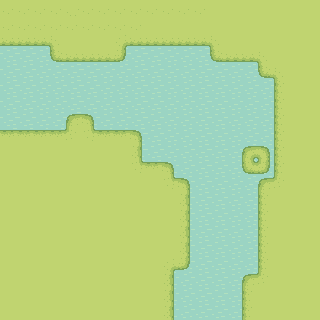

Tiled map render using the project's own tile images. Description and the whole map definition, tile-layer contents included, below:
An orthogonal 20x20 tile map with 16x16 px tiles, 4 tile layers (Water, Grass, Hills, Tower), 3 tilesets.

<map version="1.10" tiledversion="1.10.2" orientation="orthogonal" renderorder="right-down" width="20" height="20" tilewidth="16" tileheight="16" infinite="0" nextlayerid="6" nextobjectid="1">
 <tileset firstgid="1" source="Tilesheet/Grass.tsx" />
 <tileset firstgid="78" source="Tilesheet/Water.tsx" />
 <tileset firstgid="82" source="Tilesheet/Hills.tsx" />
 <layer id="1" name="Water" width="20" height="20">
  <data encoding="csv">
78,79,80,81,78,79,80,81,78,79,80,81,78,79,80,81,81,78,79,80,
78,79,80,81,78,79,80,81,78,79,80,81,78,79,80,81,81,78,79,80,
78,79,80,81,78,79,80,81,78,79,80,81,78,79,80,81,81,78,79,80,
78,79,80,81,78,79,80,81,78,79,80,81,78,79,80,81,81,78,79,80,
78,79,80,81,78,79,80,81,78,79,80,81,78,79,80,81,81,78,79,80,
78,79,80,81,78,79,80,81,78,79,80,81,78,79,80,81,81,78,79,80,
78,79,80,81,78,79,80,81,78,79,80,81,78,79,80,81,81,78,79,80,
78,79,80,81,78,79,80,81,78,79,80,81,78,79,80,81,81,78,79,80,
78,79,80,81,78,79,80,81,78,79,80,81,78,79,80,81,81,78,79,80,
78,79,80,81,78,79,80,81,78,79,80,81,78,79,80,81,81,78,79,80,
78,79,80,81,78,79,80,81,78,79,80,81,78,79,80,81,81,78,79,80,
78,79,80,81,78,79,80,81,78,79,80,81,78,79,80,81,81,78,79,80,
78,79,80,81,78,79,80,81,78,79,80,81,78,79,80,81,81,78,79,80,
78,79,80,81,78,79,80,81,78,79,80,81,78,79,80,81,81,78,79,80,
78,79,80,81,78,79,80,81,78,79,80,81,78,79,80,81,81,78,79,80,
78,79,80,81,78,79,80,81,78,79,80,81,78,79,80,81,81,78,79,80,
78,79,80,81,78,79,80,81,78,79,80,81,78,79,80,81,81,78,79,80,
78,79,80,81,78,79,80,81,78,79,80,81,78,79,80,81,81,78,79,80,
78,79,80,81,78,79,80,81,78,79,80,81,78,79,80,81,81,78,79,80,
78,79,80,81,78,79,80,81,78,79,80,81,78,79,80,81,81,78,79,80
</data>
 </layer>
 <layer id="3" name="Grass" width="20" height="20">
  <data encoding="csv">
94,94,94,94,94,94,94,94,94,94,94,94,94,13,13,13,13,13,13,13,
94,94,94,94,94,94,94,94,94,13,13,13,13,13,13,13,13,13,13,13,
24,24,24,18,13,13,13,17,24,24,24,24,24,18,13,13,13,13,13,13,
0,0,0,23,24,24,24,25,0,0,0,0,0,23,24,24,18,13,13,13,
0,0,0,0,0,0,0,0,0,0,0,0,0,0,0,0,23,18,13,13,
0,0,0,0,0,0,0,0,0,0,0,0,0,0,0,0,0,12,13,13,
0,0,0,0,0,0,0,0,0,0,0,0,0,0,0,0,0,12,13,13,
0,0,0,0,1,3,0,0,0,0,0,0,0,0,0,0,0,12,13,13,
2,2,2,2,29,28,2,2,3,0,0,0,0,0,0,0,0,12,13,13,
13,13,13,13,13,13,13,13,14,0,0,0,0,0,0,0,0,12,13,13,
13,13,13,13,13,13,13,13,28,2,3,0,0,0,0,0,0,12,13,13,
13,13,13,13,13,13,13,13,13,13,28,3,0,0,0,0,1,29,13,13,
13,13,13,13,13,13,13,13,13,13,13,14,0,0,0,0,12,13,13,13,
13,13,13,13,13,13,13,13,13,13,13,14,0,0,0,0,12,13,13,13,
13,13,13,13,13,13,13,13,13,13,13,14,0,0,0,0,12,13,13,13,
13,13,13,13,13,13,13,13,13,13,13,14,0,0,0,0,12,13,13,13,
13,13,13,13,13,13,13,13,13,13,17,25,0,0,0,0,12,13,13,13,
13,13,13,13,13,13,13,13,13,13,14,0,0,0,0,1,29,13,13,13,
13,13,13,13,13,13,13,13,13,13,14,0,0,0,0,12,13,13,13,13,
13,13,13,13,13,13,13,13,13,13,14,0,0,0,0,12,13,13,13,13
</data>
 </layer>
 <layer id="5" name="Hills" width="20" height="20">
  <data encoding="csv">
0,0,94,94,136,0,0,0,0,0,0,0,0,0,0,0,0,0,0,0,
0,0,0,0,0,0,0,0,0,0,0,0,0,0,0,0,0,0,0,0,
0,0,0,0,0,0,0,0,0,0,0,0,0,0,0,0,0,0,0,0,
0,0,0,0,0,0,0,0,0,0,0,0,0,0,0,0,0,0,0,0,
0,0,0,0,0,0,0,0,0,0,0,0,0,0,0,0,0,0,0,0,
0,0,0,0,0,0,0,0,0,0,0,0,0,0,0,0,0,0,0,0,
0,0,0,0,0,0,0,0,0,0,0,0,0,0,0,0,0,0,0,0,
0,0,0,0,0,0,0,0,0,0,0,0,0,0,0,0,0,0,0,0,
0,0,0,0,0,0,0,0,0,0,0,0,0,0,0,0,0,0,0,0,
0,0,0,0,0,0,0,0,0,0,0,0,0,0,0,0,0,0,0,0,
0,0,0,0,0,0,0,0,0,0,0,0,0,0,0,0,0,0,0,0,
0,0,0,0,0,0,0,0,0,0,0,0,0,0,0,0,0,0,0,0,
0,0,0,0,0,0,0,0,0,0,0,0,0,0,0,0,0,0,0,0,
0,0,0,0,0,0,0,0,0,0,0,0,0,0,0,0,0,0,0,0,
0,0,0,0,0,0,0,0,0,0,0,0,0,0,0,0,0,0,0,0,
0,0,0,0,0,0,0,0,0,0,0,0,0,0,0,0,0,0,0,0,
0,0,0,0,0,0,0,0,0,0,0,0,0,0,0,0,0,0,0,0,
0,0,0,0,0,0,0,0,0,0,0,0,0,0,0,0,0,0,0,0,
0,0,0,0,0,0,0,0,0,0,0,0,0,0,0,0,0,0,0,0,
0,0,0,0,0,0,0,0,0,0,0,0,0,0,0,0,0,0,0,0
</data>
 </layer>
 <layer id="4" name="Tower" width="20" height="20">
  <data encoding="csv">
0,0,0,0,0,0,0,0,0,0,0,0,0,0,0,0,0,0,0,0,
0,0,0,0,0,0,0,0,0,0,0,0,0,0,0,0,0,0,0,0,
0,0,0,0,0,0,0,0,0,0,0,0,0,0,0,0,0,0,0,0,
0,0,0,0,0,0,0,0,0,0,0,0,0,0,0,0,0,0,0,0,
0,0,0,0,0,0,0,0,0,0,0,0,0,0,0,0,0,0,0,0,
0,0,0,0,0,0,0,0,0,0,0,0,0,0,0,0,0,0,0,0,
0,0,0,0,0,0,0,0,0,0,0,0,0,0,0,0,0,0,0,0,
0,0,0,0,0,0,0,0,0,0,0,0,0,0,0,0,0,0,0,0,
0,0,0,0,0,0,0,0,0,0,0,0,0,0,0,0,0,0,0,0,
0,0,0,0,0,0,0,0,0,0,0,0,0,0,0,5,8,0,0,0,
0,0,0,0,0,0,0,0,0,0,0,0,0,0,0,38,41,0,0,0,
0,0,0,0,0,0,0,0,0,0,0,0,0,0,0,0,0,0,0,0,
0,0,0,0,0,0,0,0,0,0,0,0,0,0,0,0,0,0,0,0,
0,0,0,0,0,0,0,0,0,0,0,0,0,0,0,0,0,0,0,0,
0,0,0,0,0,0,0,0,0,0,0,0,0,0,0,0,0,0,0,0,
0,0,0,0,0,0,0,0,0,0,0,0,0,0,0,0,0,0,0,0,
0,0,0,0,0,0,0,0,0,0,0,0,0,0,0,0,0,0,0,0,
0,0,0,0,0,0,0,0,0,0,0,0,0,0,0,0,0,0,0,0,
0,0,0,0,0,0,0,0,0,0,0,0,0,0,0,0,0,0,0,0,
0,0,0,0,0,0,0,0,0,0,0,0,0,0,0,0,0,0,0,0
</data>
 </layer>
</map>
